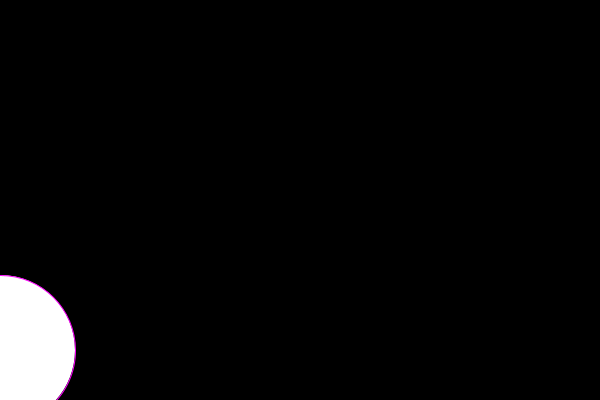
Frame 1 (no input)
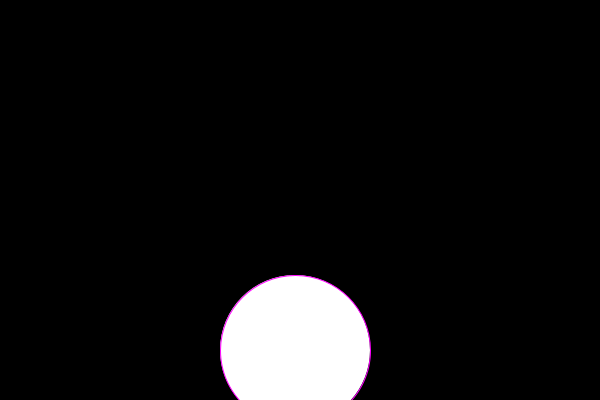
Frame 60 (the mouse pressed at the canvas centre just before this capture)
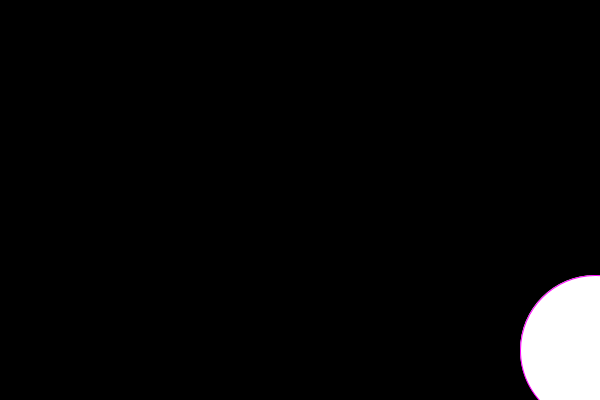
Frame 120 (the mouse held since frame 60 and released just before this capture)

The Processing sketch that drew these frames (run headless with seeded random() and noise(); from frame 60 on, the mouse is pressed at the canvas centre):

// Processing sketch: bouncing
// ── bouncing.pde
float s = 150 ; 
float cx = 0 ;
float cy = 350 ;
float speed = 5 ;
int dir = 1 ;

void setup(){
  size(600,400); 
}

void draw(){
  background(0);
  stroke(255,0,255);
  circle(cx,cy,s);
  
  cx += speed*dir ;
  
  if (cx > width || cx < 0) {//yes, true //<>//
    //make the circle travel back in the opposite direction
    dir = dir * -1 ; 
  }
  
}
